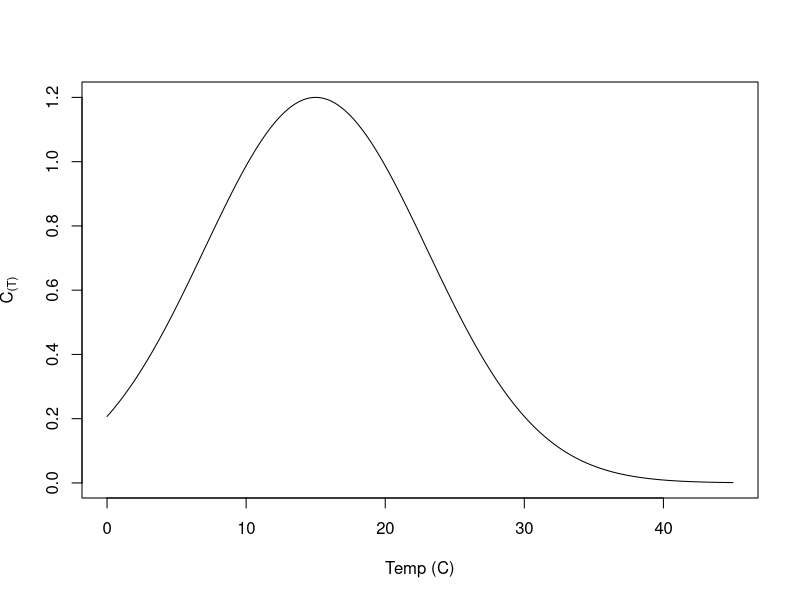
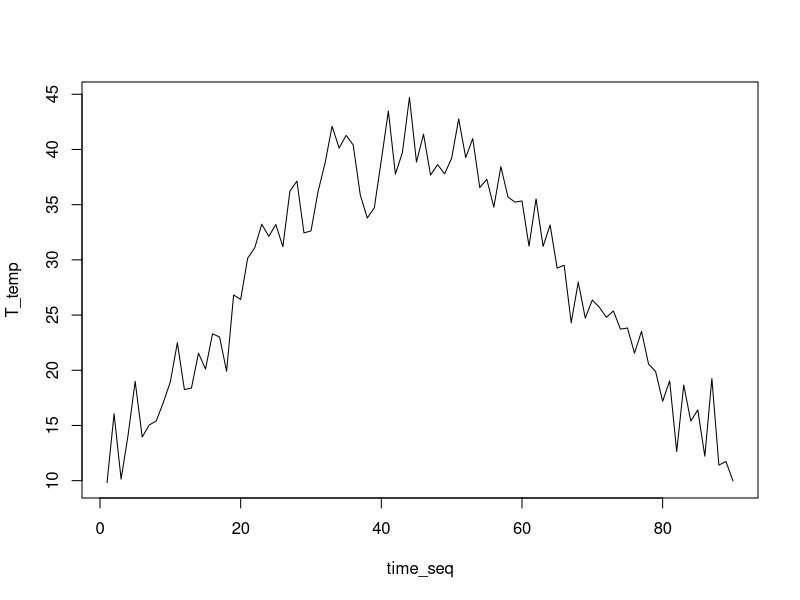
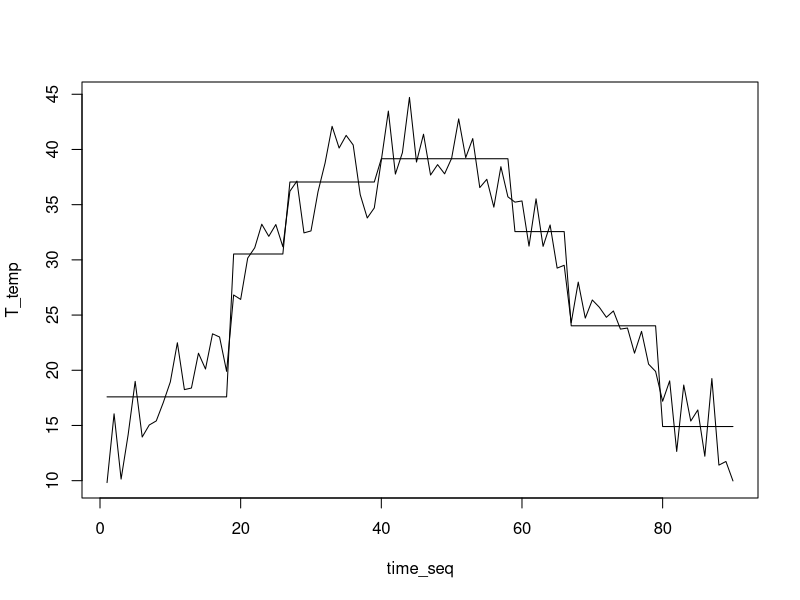
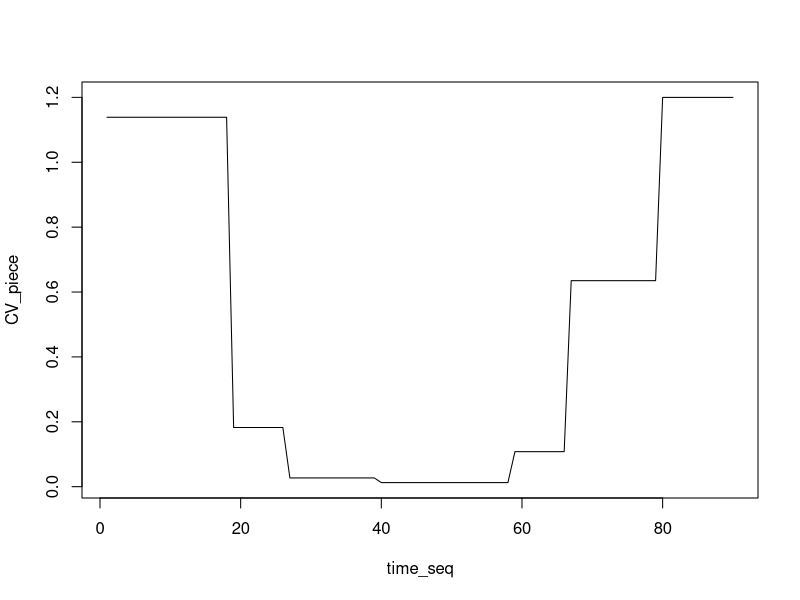
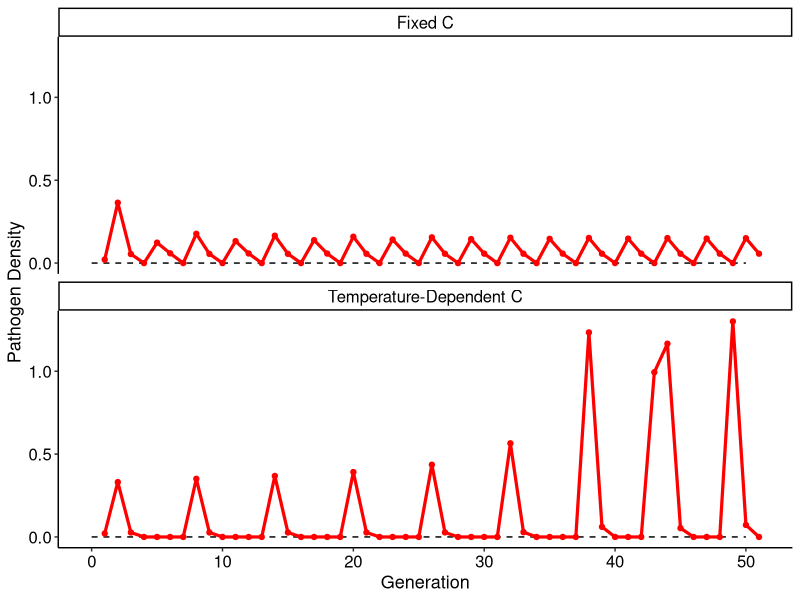
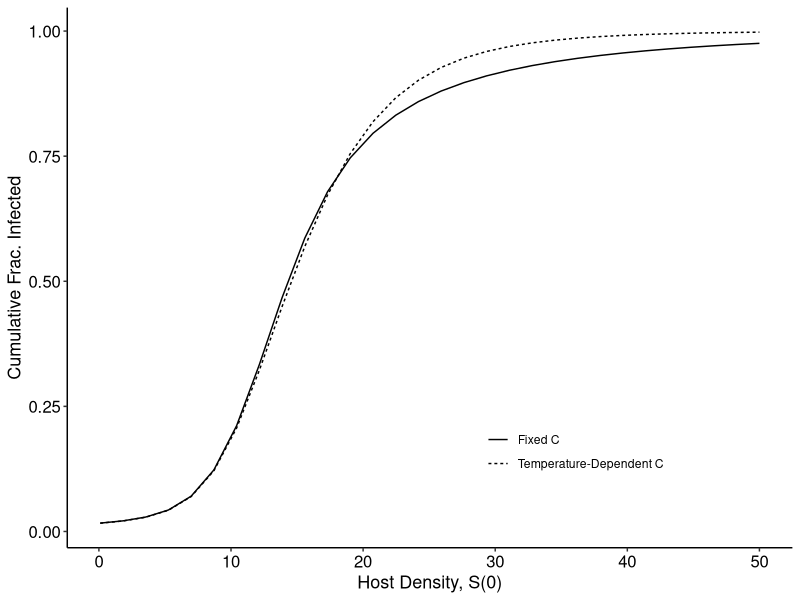

Write the R code that produced these figures, in order.

#-------------------------------------------------------
#-------------------------------------------------------
library(deSolve)
library(tidyverse)
library(grid)
library(gridExtra)
library(rpart)

set.seed(5)
#-------------------------------------------------------
#-------------------------------------------------------
#-------------------------------------------------------
#-------------------------------------------------------

# RELATIONSHIP BETWEEN CV and Temperature:
T_seq = seq(0, 45, by = 0.1)

# Equation: 
# qT(T-T_min)(T_max - T)^(1/2)

q_beta = 10^-3.7;
T_min_beta = 12;
T_max_beta = 34;

# CV gaussian? 
a_CV = 1.2
b_CV = 15
c_CV = 8

# Gaussian
CV_t = a_CV * exp( -0.5 * ((T_seq - b_CV)/c_CV)^2 )

plot(CV_t ~ T_seq, type = "l",
     xlab = "Temp (C)", ylab = expression("C"["(T)"]))

#-------------------------------------------------------
#-------------------------------------------------------
# Create a realistic temperature sequence:

time_seq = c(1:90)
T_temp = 40 * exp(-0.5 * (time_seq + 10 - 55)^2 / 800) + rnorm(length(time_seq), 0, 2.5)
plot(T_temp ~ time_seq, type = "l")

# Fit a piece-wise constant (regression tree)
piece_mod = rpart(T_temp ~ time_seq,
                  control=rpart.control(maxdepth=5, cp=.0001))

# Quick check on results:
T_piece = predict(piece_mod, data.frame(time_seq = time_seq))
plot(T_temp ~ time_seq, type = "l")
lines(T_piece ~ time_seq, type = "l")


CV_piece = a_CV * exp( -0.5 * ((T_piece - b_CV)/c_CV)^2 )
plot(CV_piece ~ time_seq, type = "l") 
mean_CV = round(mean(CV_piece),2)
 
#-------------------------------------------------------
#-------------------------------------------------------
# Quick ggplot of the CV:

CV_df = 
  data.frame(CV_f = rep(mean_CV, length(time_seq)),
             CV_t = CV_piece, 
             time = time_seq) %>%
  pivot_longer(CV_f:CV_t, names_to = "CV_type",
               values_to = "CV") %>%
  mutate(CV_type = case_when(
    CV_type == "CV_f" ~ "Fixed C", 
    CV_type == "CV_t" ~ "Temperature-Dependent C",
    TRUE ~ "NA"
  ))

#expression("Temp."*degree*"C")
CV_plot = 
  ggplot(CV_df) +
  annotate("segment", x = min(time_seq), xend = max(time_seq),
           y = mean_CV, yend = mean_CV, linetype = 2) +
  geom_path(aes(x = time, y = CV), color = "blue", size = 1.5) +
  scale_y_continuous(limits = c(0, 1.5)) +
  scale_x_continuous(limits = c(0,max(time_seq)), breaks = c(0,30,60,90)) +
  theme_classic() +
  labs(x = "Day of Annual Epizootic", y = "Coef. of Variation, C") +
  facet_wrap(~CV_type, nrow = 2) +
  theme(
    axis.text = element_text(color = "black", size = 12),
    axis.title = element_text(color = "black", size = 13),
    strip.text = element_text(color = "black", size = 12)

  )

#-------------------------------------------------------
#-------------------------------------------------------
# CV vs TEMP

cv_temp_df = data.frame(CV_t, T_seq)

CV_temp_plot =
  ggplot(cv_temp_df %>% filter(T_seq >=10)) + 
  geom_path(aes(x = T_seq, y = CV_t), color = "blue", size = 1.5) +
  scale_x_continuous(limits = c(5,45)) +
  scale_y_continuous(breaks = c(0,0.5,1)) +
  theme_classic() +
  labs(x = expression("Temp. ("*degree*"C)"), y = "Coef. of Var., C") +
  theme(
    axis.text = element_text(color = "black", size = 12),
    axis.title = element_text(color = "black", size = 13),
    strip.text = element_text(color = "black", size = 12)
  )

time_temp_df = data.frame(time_seq, T_temp, T_piece)

Temp_time_plot =
  ggplot(time_temp_df) + 
  geom_path(aes(x = time_seq, y = T_temp), color = "skyblue2", size = 1) +
  geom_path(aes(x = time_seq, y = T_piece), color = "blue", size = 1.5) +
  scale_y_continuous(limits = c(5, 45), breaks = c(10,20,30,40)) +
  scale_x_continuous(limits = c(0,max(time_seq)), breaks = c(0,30,60,90)) +
  theme_classic() +
  labs(x = "Time (days)", y = expression("Temp. ("*degree*"C)")) +
  theme(
    axis.text = element_text(color = "black", size = 12),
    axis.title = element_text(color = "black", size = 13),
    strip.text = element_text(color = "black", size = 12)
  )

plot_CV_temp_combo = 
  arrangeGrob(CV_temp_plot, Temp_time_plot, nrow = 2)

ggsave(
  "CV_temp_combo.png",
  plot_CV_temp_combo,
  device = "png",
  dpi = 300,
  height = 3.7, width = 3
)


#-------------------------------------------------------
#-------------------------------------------------------
# Function to solve the ODE system

forced_SIR_ode = function(t, y, params){
  with(as.list(c(y, params)), {
    
    # storage
    ## We need to have a vector of size equal to the number of ODEs in the system
    dydt = rep(0, 3)
    
    # equations:
    dydt[1] = - beta * y[1] * y[4] * ((y[1]/S_zero)^(CV^2))
    dydt[2] =  beta * y[1] * y[4] * ((y[1]/S_zero)^(CV^2)) - (gamma) * y[2]
    dydt[3] = (gamma) * y[2] - mu * y[3]
    dydt[4] = psi*y[3] - phi*y[4]

    return(list(dydt))
    
  })
}

#-------------------------------------------------------
#-------------------------------------------------------

# Define a function that will solve the ODE over one day 
# (i.e. one "step") at a time

solve_ODE_1step = function(inits, params){
  
  # Time to solve ODE, one day at a time:
  time_ode = seq(0, 1, by = 0.1)
 
  # Run your ODE with the inputs to the function:
  out_temp = rk(y = inits, 
                 times = time_ode, 
                 func = forced_SIR_ode, 
                 method="rk45f", # Runge-Kutta 4-5 method
                 parms = params,
                rtol = 1e-10,
                atol = 1e-10)
  
  # Object 'out' is a matrix
  # Specify the column names
  # Then convert to data.frame object
  colnames(out_temp) = c("time", "S", "E", "I", "P")
  out_temp = data.frame(out_temp)
  
  # Return the data frame
  return(out_temp)
  
}

#-------------------------------------------------------
#-------------------------------------------------------

# Allow CV to be fixed or vary with temperature following the 
# thermal performance curve generated above. 

CV_func = function(i, CV_0 = 0.6, CV_type = "temp"){
  
  if(CV_type == "fixed"){
    CV_temp = CV_0
  }
  
  if(CV_type == "temp"){
    
    # From the piece_wise function:
    CV_temp = as.numeric(CV_piece[i])
    
    # offset_days = 100
    # T_temp = 45 * exp(-0.5 * (i + offset_days - 180)^2 / 5000) - 10 + rnorm(1, 0, 2.5)
    # # GAUSSIAN:
    # CV_temp =a_CV * exp( -0.5 * ((T_temp - b_CV)/c_CV)^2 )
    
    if(CV_temp < 0 | is.na(CV_temp)){
      CV_temp = 0.0
    }
    
  }
  
  return(CV_temp)
  
}

#-------------------------------------------------------
#-------------------------------------------------------

# Allow CV to be fixed or vary with temperature following the 
# thermal performance curve generated above. 

beta_func = function(i, beta_0 = 0.05, beta_type = "temp"){
  
  if(beta_type == "fixed"){
    beta_temp = beta_0
  }
  
  if(beta_type == "temp"){
    offset_days = 100
    T_temp = 45 * exp(-0.5 * (i + offset_days - 180)^2 / 5000) - 10 + rnorm(1, 0, 2.5)
    beta_temp = q_beta * T_temp * (T_temp - T_min_beta) * (T_max_beta - T_temp)^(1/2);
    
    if(beta_temp < 0 | is.na(beta_temp)){
      beta_temp = 0.0
    }
    
  }
  
  return(beta_temp)
  
}

#-------------------------------------------------------
#-------------------------------------------------------

# Define a function that will solve the model for all 
# days within the annual epizootic and output the final state


intra_annual_func = function(t_max, params, beta_type, CV_type){
  
  
  for(i in 1:t_max){
    
    if(i == 1){ # If this is the first time looping...
      # Set your initial values manually:
      S0 = params$S_zero
      E0 = 0
      I0 = 0
      P0 = params$P_zero
    }else{ # otherwise...
      # What am I doing here??
      S0 = df_temp[nrow(df_temp), 2]
      E0 = df_temp[nrow(df_temp), 3]
      I0 = df_temp[nrow(df_temp), 4]
      P0 = df_temp[nrow(df_temp), 5]
    }
    
    inits_temp = c(S0, E0, I0, P0)
    
    # Calculate your \beta and CV value at a specific value of t
    beta_temp = beta_func(i, beta_0 = 0.005, beta_type = beta_type)
    #CV_temp = 0.6
    CV_temp = CV_func(i, CV_0 = mean_CV, CV_type = CV_type) #0.5
    #print(CV_temp)
    
    # Store your params:
    ODE_params_temp = c(CV = CV_temp,
                        beta = beta_temp,
                        S_zero = params$S_zero,
                        gamma = params$gamma,
                        mu = params$mu,
                        psi = params$psi,
                        phi = params$phi)
    
    # Solve over one day
    df_temp = solve_ODE_1step(inits = inits_temp,
                              params = ODE_params_temp)
    
    # What is the rest of this doing??
    time_ode_fix = seq(i, i+1, by = .1)
    df_temp$time = time_ode_fix
    
    if(i == 1){
      out = df_temp
    }else{
      out = rbind(out, df_temp)
    }
    
  }
  
  out$R_inf = 1 - out$S/out$S[1]
  
  return(list(end_epi = out[nrow(out),],
              R_inf = data.frame(time = out$time-1,
                                 R_inf = out$R_inf))
  )
  
}

#-------------------------------------------------------
#-------------------------------------------------------

# Define a function that will solve the host demography 
# between years (winter season)

inter_annual_func = function(inits, params){
  
  next_gen = list()
  
  next_gen$S = params$lambda * inits$S# * exp((rnorm(1, 0, 0.0001)))
  next_gen$P = params$omega * inits$P
    
  return(next_gen)
  
}

#-------------------------------------------------------
#-------------------------------------------------------
# Run with the two CV types (fixed or temperature-dependent)

these_CV_types = c("fixed", "temp")

# How many years do you want to solve?
n_year = 50

# STORAGE:
annual_store =
  array(0, 
        dim = c(n_year+1, 2, 2),
        dimnames = list(
          Gen = 1:(n_year+1),
          Class = c("S", "P"),
          CV = c("Fixed C", "Temperature-Dependent C")
        ))

# RUN THE LOOP
for(k in 1:2){
  
  # INITIAL PARAMETER VALUES:
  S_zero_init = 18.1 # 
  P_zero_init = 2.1e-2 # 
  
  params = list(
    
    t_max = max(time_seq),
    
    # EPIZOOTIC
    gamma = 1/5, # incubation
    mu = 1/5, # infectious mortality
    psi = 1.5, # shedding (pathogen/day/host)
    phi = 0.3, # pathogen decay
    CV = NULL,
    
    S_zero = NULL,
    P_zero = NULL,
    
    # DEMOGRAPHY
    lambda = 5.5,
    omega = 0.15 #0.15
  )
  
  for(i in 1:n_year){
    
    if(i == 1){
      params$S_zero = S_zero_init
      params$P_zero = P_zero_init
      
      annual_store[i, 1, k] = S_zero_init
      annual_store[i, 2, k] = P_zero_init
      
    }else{
      params$S_zero = next_inits$S
      params$R_zero = next_inits$P
    }
    
    end_epizootic = 
      intra_annual_func(params$t_max, params, 
                        beta_type = "fixed", 
                        CV_type = these_CV_types[k])
    
    # inits_temp = list(
    #   fracI = 1 - (end_epizootic$S / params$S_zero),
    #   oldR = params$R_zero
    # )
    
    next_inits = 
      inter_annual_func(end_epizootic$end_epi, params)
    
    annual_store[i+1, 1, k] = next_inits$S
    annual_store[i+1, 2, k] = next_inits$P
    
  }
  
  
}

  
#-------------------------------------------------------
#-------------------------------------------------------

# Plot the dynamics. 
{
  multi_gen_df = 
    data.frame(ftable(annual_store)) %>%
    mutate(Density = Freq,
           Gen = as.numeric(Gen))%>%
    select(-Freq)
  
  mean_dens_df = 
    multi_gen_df %>%
    filter(Class == "S") %>%
    group_by(CV) %>%
    summarize(mean_Density = mean(Density, na.rm=TRUE))
  #mean_dens_df
  
  multi_gen_plot = 
    ggplot(multi_gen_df %>% filter(Class == "S")) +
    annotate("segment", x = 0, xend = n_year,
             y = 0, yend = 0, linetype = 2) +
    geom_point(aes(x = Gen, y = (Density)), 
               shape = 19, color = "red", size = 1.5) +
    geom_path(aes(x = Gen, y = (Density)), 
              color = "red", size = 1.1) +
    theme_classic() +
    facet_wrap(~CV, nrow = 2) +
    labs(x = "Generation", y = "Host Density") +
    theme(
      axis.text = element_text(color = "black", size = 12),
      axis.title = element_text(color = "black", size = 13),
      strip.text = element_text(color = "black", size = 12)
    )
  
  multi_gen_plot
  
  multi_gen_plot_virus = 
    ggplot(multi_gen_df %>% filter(Class == "P")) +
    annotate("segment", x = 0, xend = n_year,
             y = 0, yend = 0, linetype = 2) +
    geom_point(aes(x = Gen, y = Density), 
               shape = 19, color = "red", size = 1.5) +
    geom_path(aes(x = Gen, y = Density), 
              color = "red", size = 1.1) +
    theme_classic() +
    facet_wrap(~CV, nrow = 2) +
    labs(x = "Generation", y = "Pathogen Density") +
    theme(
      axis.text = element_text(color = "black", size = 12),
      axis.title = element_text(color = "black", size = 13),
      strip.text = element_text(color = "black", size = 12)
    )
  
  multi_gen_plot_virus
}



plot_combo = 
  arrangeGrob(CV_plot, multi_gen_plot,
              layout_matrix = matrix(c(1,2,2,
                                       1,2,2), 
                                     nrow = 2, byrow = T))

ggsave(
  "multigen_combo_plot.png",
  plot_combo,
  device = "png",
  dpi = 300,
  height = 4.5, width = 10
)


#-------------------------------------------------------
#-------------------------------------------------------
#-------------------------------------------------------
#-------------------------------------------------------

# Look at R_inf over time as function of initial Host density

S_zero_seq = ((seq((0.1), (50), length.out = 30)))
S_zero_df = data.frame(
  S_zero = paste0(1:length(S_zero_seq)),
  S_zero_lab = factor(S_zero_seq, levels = S_zero_seq)
)

# Storage:
# rinf_fixed_list = vector("list", length(S_zero_seq))
# rinf_temp_list = vector("list", length(S_zero_seq))
rinf_fixed_vec = vector("numeric", length(S_zero_seq))
rinf_temp_vec = vector("numeric", length(S_zero_seq))

params = list(
  
  t_max = max(time_seq),
  
  # EPIZOOTIC
  gamma = 1/5, # incubation
  mu = 1/5, # infectious mortality
  psi = 1.5, # shedding (pathogen/day/host)
  phi = 0.3, # pathogen decay
  CV = NULL,
  
  S_zero = NULL,
  P_zero = 1.0,#2.1e-2,
  
  # DEMOGRAPHY
  lambda = 5.5,
  omega = 0.15 #0.15
)

# RUN THE LOOP
for(k in 1:length(S_zero_seq)){
  
  # INITIAL PARAMETER VALUES:
  S_zero_init = S_zero_seq[k]

  params$S_zero = S_zero_init
  
  for(j in 1:2){
    epi_traj = 
      intra_annual_func(params$t_max, params, 
                        beta_type = "fixed", 
                        CV_type = these_CV_types[j])
    
    if(j==1){
      #rinf_fixed_list[[k]] = epi_traj$R_inf
      rinf_fixed_vec[k] = epi_traj$end_epi$R_inf
    }else{
      #rinf_temp_list[[k]] = epi_traj$R_inf
      rinf_temp_vec[k] = epi_traj$end_epi$R_inf
    }
    
    rm(epi_traj)
  }
  
}

# rinf_fixed_df =
#   map_dfr(
#     rinf_fixed_list,
#     ~.,
#     .id = "S_zero"
#   ) %>%
#   left_join(y=S_zero_df, by = "S_zero")

# ggplot(rinf_fixed_df) +
#   geom_path(aes(x = time, y = R_inf, color=S_zero_lab)) +
#   scale_color_viridis_d("S(0)")

# rinf_temp_df =
#   map_dfr(
#     rinf_temp_list,
#     ~.,
#     .id = "S_zero"
#   ) %>%
#   left_join(y=S_zero_df, by = "S_zero")

# ggplot(rinf_temp_df) +
#   geom_path(aes(x = time, y = R_inf, color=S_zero_lab)) +
#   scale_color_viridis_d("S(0)")

# rinf_full_df = 
#   rbind(rinf_fixed_df, rinf_temp_df)
# rinf_full_df$Type = rep(c("Fixed C", "Temperature-Dependent C"),
#                         each = nrow(rinf_temp_df))

# ggplot(rinf_full_df) +
#   geom_path(aes(x = time, y = R_inf, color=S_zero_lab)) +
#   scale_color_viridis_d("S(0)") +
#   facet_wrap(~Type, ncol=1, nrow=2)

r_full_df = data.frame(
  R_inf = c(rinf_fixed_vec,rinf_temp_vec),
  S_zero = rep(S_zero_seq, 2),
  Type = rep(c("Fixed C", "Temperature-Dependent C"),
             each = length((rinf_fixed_vec)))
)

ggplot(r_full_df) +
  geom_path(aes(x = S_zero, y = R_inf, linetype=Type)) +
  theme_classic() +
  labs(x = "Host Density, S(0)", y = "Cumulative Frac. Infected") +
  scale_linetype("") +
  theme(
    axis.text = element_text(color = "black", size = 12),
    axis.title = element_text(color = "black", size = 13),
    strip.text = element_text(color = "black", size = 12),
    legend.position = c(0.7,0.2)
  )
